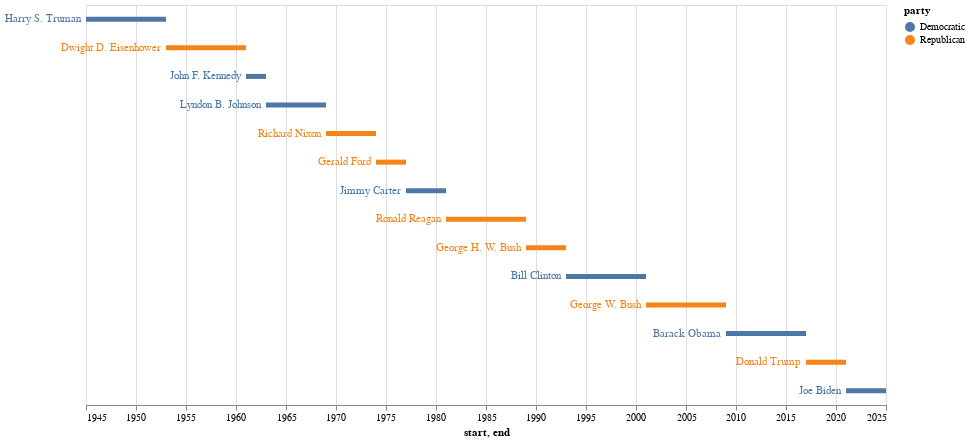

The code cell stored with this chart in its notebook:
### Markdown cell above
The following chart consists of two parts: `bars` and `labels`. The former will be the main bar chart representing the time spans of the presidencies, and the latter will add the presidents' names. This way we can position the labels right next to the bars, much nicer!

### Code cell
# we add height as a parameter to make the time spans appear less clunky
bars = alt.Chart(presidents).mark_bar(height=5).encode(
    # this time we need two columns for x-position
    x='start', x2='end',
    # we sort by start dates and hide the axis, as names are added below
    y=alt.Y('name', sort='x', axis=None),
    color="party"
)

# the labels are added to the barchart using the mark_text command
labels = bars.mark_text(align='right', dx=-5).encode(text='name')

# both charts integrated into a layered chart through the magic of a plus sign
(bars + labels).properties(width=800, height=400)

### Figure 1 — Vega-Lite specification as saved in the notebook (floating-point values rounded to 4 significant figures)
{"config": {"view": {"continuousWidth": 400, "continuousHeight": 300}}, "layer": [{"mark": {"type": "bar", "height": 5}, "encoding": {"color": {"field": "party", "type": "nominal"}, "x": {"field": "start", "type": "temporal"}, "x2": {"field": "end"}, "y": {"axis": null, "field": "name", "sort": "x", "type": "nominal"}}}, {"mark": {"type": "text", "align": "right", "dx": -5}, "encoding": {"color": {"field": "party", "type": "nominal"}, "text": {"field": "name", "type": "nominal"}, "x": {"field": "start", "type": "temporal"}, "x2": {"field": "end"}, "y": {"axis": null, "field": "name", "sort": "x", "type": "nominal"}}}], "data": {"name": "data-2cd1536ff5ccdf7e31f63cfa2d000956"}, "height": 400, "width": 800, "$schema": "https://vega.github.io/schema/vega-lite/v4.17.0.json", "datasets": {"data-2cd1536ff5ccdf7e31f63cfa2d000956": [{"name": "Harry S. Truman", "start": "1945-01-01T00:00:00", "end": "1953-01-01T00:00:00", "party": "Democratic"}, {"name": "Dwight D. Eisenhower", "start": "1953-01-01T00:00:00", "end": "1961-01-01T00:00:00", "party": "Republican"}, {"name": "John F. Kennedy", "start": "1961-01-01T00:00:00", "end": "1963-01-01T00:00:00", "party": "Democratic"}, {"name": "Lyndon B. Johnson", "start": "1963-01-01T00:00:00", "end": "1969-01-01T00:00:00", "party": "Democratic"}, {"name": "Richard Nixon", "start": "1969-01-01T00:00:00", "end": "1974-01-01T00:00:00", "party": "Republican"}, {"name": "Gerald Ford", "start": "1974-01-01T00:00:00", "end": "1977-01-01T00:00:00", "party": "Republican"}, {"name": "Jimmy Carter", "start": "1977-01-01T00:00:00", "end": "1981-01-01T00:00:00", "party": "Democratic"}, {"name": "Ronald Reagan", "start": "1981-01-01T00:00:00", "end": "1989-01-01T00:00:00", "party": "Republican"}, {"name": "George H. W. Bush", "start": "1989-01-01T00:00:00", "end": "1993-01-01T00:00:00", "party": "Republican"}, {"name": "Bill Clinton", "start": "1993-01-01T00:00:00", "end": "2001-01-01T00:00:00", "party": "Democratic"}, {"name": "George W. Bush", "start": "2001-01-01T00:00:00", "end": "2009-01-01T00:00:00", "party": "Republican"}, {"name": "Barack Obama", "start": "2009-01-01T00:00:00", "end": "2017-01-01T00:00:00", "party": "Democratic"}, {"name": "Donald Trump", "start": "2017-01-01T00:00:00", "end": "2021-01-01T00:00:00", "party": "Republican"}, {"name": "Joe Biden", "start": "2021-01-01T00:00:00", "end": "2025-01-01T00:00:00", "party": "Democratic"}]}}
